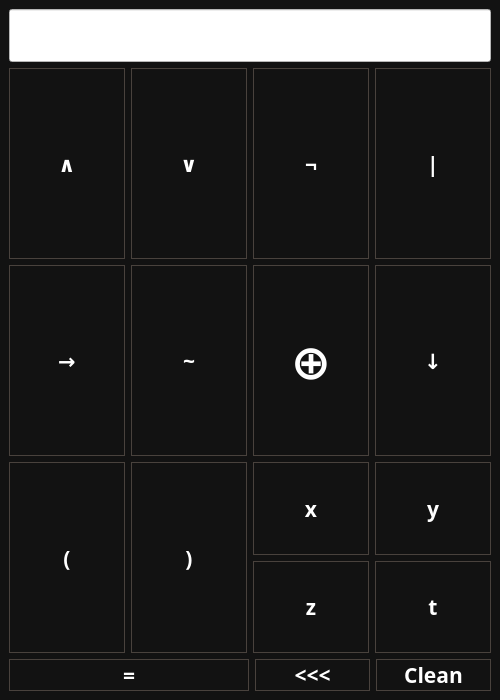
<?xml version="1.0" encoding="UTF-8"?>
<ui version="4.0">
 <class>MainWindow</class>
 <widget class="QMainWindow" name="MainWindow">
  <property name="geometry">
   <rect>
    <x>0</x>
    <y>0</y>
    <width>500</width>
    <height>700</height>
   </rect>
  </property>
  <property name="minimumSize">
   <size>
    <width>500</width>
    <height>700</height>
   </size>
  </property>
  <property name="maximumSize">
   <size>
    <width>500</width>
    <height>700</height>
   </size>
  </property>
  <property name="windowTitle">
   <string>Logical Calculator</string>
  </property>
  <property name="windowIcon">
   <iconset resource="files.qrc">
    <normaloff>:/icons/calculate_black_24dp.svg</normaloff>:/icons/calculate_black_24dp.svg</iconset>
  </property>
  <property name="iconSize">
   <size>
    <width>36</width>
    <height>36</height>
   </size>
  </property>
  <widget class="QWidget" name="centralwidget">
   <property name="styleSheet">
    <string notr="true">QWidget {
	color: white;
	background-color: #121212;
	font-family: Rubik;
	font-size: 16pt;
	font-weight: 600;
}

QPushButton {
	background-color: transparent;
	border: 1px solid #49423d;
}

QPushButton:hover {
	background-color: #666;
}

QPushButton:!hover {
	background-color: transparent;
}

QPushButton:pressed {
	background-color: #24b3a7;
}
</string>
   </property>
   <layout class="QVBoxLayout" name="verticalLayout">
    <item>
     <widget class="QLineEdit" name="Expression">
      <property name="sizePolicy">
       <sizepolicy hsizetype="Expanding" vsizetype="Maximum">
        <horstretch>0</horstretch>
        <verstretch>0</verstretch>
       </sizepolicy>
      </property>
      <property name="font">
       <font>
        <family>Rubik</family>
        <pointsize>24</pointsize>
        <weight>75</weight>
        <bold>true</bold>
       </font>
      </property>
      <property name="styleSheet">
       <string notr="true">QLineEdit {
	background-color: #FFF;
	color: black;
	font-size: 24pt;
}</string>
      </property>
      <property name="maxLength">
       <number>128</number>
      </property>
      <property name="alignment">
       <set>Qt::AlignLeading|Qt::AlignLeft|Qt::AlignVCenter</set>
      </property>
     </widget>
    </item>
    <item>
     <layout class="QGridLayout" name="gridLayout">
      <item row="2" column="1">
       <widget class="QPushButton" name="CloseBracket">
        <property name="sizePolicy">
         <sizepolicy hsizetype="Minimum" vsizetype="Expanding">
          <horstretch>0</horstretch>
          <verstretch>0</verstretch>
         </sizepolicy>
        </property>
        <property name="cursor">
         <cursorShape>PointingHandCursor</cursorShape>
        </property>
        <property name="styleSheet">
         <string notr="true"/>
        </property>
        <property name="text">
         <string>)</string>
        </property>
       </widget>
      </item>
      <item row="1" column="1">
       <widget class="QPushButton" name="Equivalence">
        <property name="sizePolicy">
         <sizepolicy hsizetype="Minimum" vsizetype="Expanding">
          <horstretch>0</horstretch>
          <verstretch>0</verstretch>
         </sizepolicy>
        </property>
        <property name="cursor">
         <cursorShape>PointingHandCursor</cursorShape>
        </property>
        <property name="styleSheet">
         <string notr="true"/>
        </property>
        <property name="text">
         <string>~</string>
        </property>
       </widget>
      </item>
      <item row="0" column="2">
       <widget class="QPushButton" name="Negation">
        <property name="sizePolicy">
         <sizepolicy hsizetype="Minimum" vsizetype="Expanding">
          <horstretch>0</horstretch>
          <verstretch>0</verstretch>
         </sizepolicy>
        </property>
        <property name="cursor">
         <cursorShape>PointingHandCursor</cursorShape>
        </property>
        <property name="styleSheet">
         <string notr="true"/>
        </property>
        <property name="text">
         <string>¬</string>
        </property>
       </widget>
      </item>
      <item row="2" column="3">
       <layout class="QVBoxLayout" name="verticalLayout_3">
        <item>
         <widget class="QPushButton" name="Make_y">
          <property name="sizePolicy">
           <sizepolicy hsizetype="Minimum" vsizetype="Expanding">
            <horstretch>0</horstretch>
            <verstretch>0</verstretch>
           </sizepolicy>
          </property>
          <property name="text">
           <string>y</string>
          </property>
         </widget>
        </item>
        <item>
         <widget class="QPushButton" name="Make_t">
          <property name="sizePolicy">
           <sizepolicy hsizetype="Minimum" vsizetype="Expanding">
            <horstretch>0</horstretch>
            <verstretch>0</verstretch>
           </sizepolicy>
          </property>
          <property name="text">
           <string>t</string>
          </property>
         </widget>
        </item>
       </layout>
      </item>
      <item row="1" column="3">
       <widget class="QPushButton" name="Pier">
        <property name="sizePolicy">
         <sizepolicy hsizetype="Minimum" vsizetype="Expanding">
          <horstretch>0</horstretch>
          <verstretch>0</verstretch>
         </sizepolicy>
        </property>
        <property name="text">
         <string>↓</string>
        </property>
       </widget>
      </item>
      <item row="1" column="2">
       <widget class="QPushButton" name="Mod_2">
        <property name="sizePolicy">
         <sizepolicy hsizetype="Minimum" vsizetype="Expanding">
          <horstretch>0</horstretch>
          <verstretch>0</verstretch>
         </sizepolicy>
        </property>
        <property name="cursor">
         <cursorShape>PointingHandCursor</cursorShape>
        </property>
        <property name="styleSheet">
         <string notr="true">QPushButton {
	font-size: 48px;
}
</string>
        </property>
        <property name="text">
         <string>⊕</string>
        </property>
       </widget>
      </item>
      <item row="0" column="1">
       <widget class="QPushButton" name="Disjunction">
        <property name="sizePolicy">
         <sizepolicy hsizetype="Minimum" vsizetype="Expanding">
          <horstretch>0</horstretch>
          <verstretch>0</verstretch>
         </sizepolicy>
        </property>
        <property name="cursor">
         <cursorShape>PointingHandCursor</cursorShape>
        </property>
        <property name="styleSheet">
         <string notr="true"/>
        </property>
        <property name="text">
         <string>∨</string>
        </property>
       </widget>
      </item>
      <item row="2" column="2">
       <layout class="QVBoxLayout" name="verticalLayout_2">
        <item>
         <widget class="QPushButton" name="Make_x">
          <property name="sizePolicy">
           <sizepolicy hsizetype="Minimum" vsizetype="Expanding">
            <horstretch>0</horstretch>
            <verstretch>0</verstretch>
           </sizepolicy>
          </property>
          <property name="text">
           <string>x</string>
          </property>
         </widget>
        </item>
        <item>
         <widget class="QPushButton" name="Make_z">
          <property name="sizePolicy">
           <sizepolicy hsizetype="Minimum" vsizetype="Expanding">
            <horstretch>0</horstretch>
            <verstretch>0</verstretch>
           </sizepolicy>
          </property>
          <property name="text">
           <string>z</string>
          </property>
         </widget>
        </item>
       </layout>
      </item>
      <item row="0" column="3">
       <widget class="QPushButton" name="Schaeffer">
        <property name="sizePolicy">
         <sizepolicy hsizetype="Minimum" vsizetype="Expanding">
          <horstretch>0</horstretch>
          <verstretch>0</verstretch>
         </sizepolicy>
        </property>
        <property name="text">
         <string>|</string>
        </property>
       </widget>
      </item>
      <item row="2" column="0">
       <widget class="QPushButton" name="OpenBracket">
        <property name="sizePolicy">
         <sizepolicy hsizetype="Minimum" vsizetype="Expanding">
          <horstretch>0</horstretch>
          <verstretch>0</verstretch>
         </sizepolicy>
        </property>
        <property name="cursor">
         <cursorShape>PointingHandCursor</cursorShape>
        </property>
        <property name="styleSheet">
         <string notr="true"/>
        </property>
        <property name="text">
         <string>(</string>
        </property>
       </widget>
      </item>
      <item row="1" column="0">
       <widget class="QPushButton" name="Implication">
        <property name="sizePolicy">
         <sizepolicy hsizetype="Minimum" vsizetype="Expanding">
          <horstretch>0</horstretch>
          <verstretch>0</verstretch>
         </sizepolicy>
        </property>
        <property name="cursor">
         <cursorShape>PointingHandCursor</cursorShape>
        </property>
        <property name="styleSheet">
         <string notr="true"/>
        </property>
        <property name="text">
         <string>→</string>
        </property>
       </widget>
      </item>
      <item row="0" column="0">
       <widget class="QPushButton" name="Conjunction">
        <property name="sizePolicy">
         <sizepolicy hsizetype="Minimum" vsizetype="Expanding">
          <horstretch>0</horstretch>
          <verstretch>0</verstretch>
         </sizepolicy>
        </property>
        <property name="cursor">
         <cursorShape>PointingHandCursor</cursorShape>
        </property>
        <property name="styleSheet">
         <string notr="true"/>
        </property>
        <property name="text">
         <string>∧</string>
        </property>
       </widget>
      </item>
     </layout>
    </item>
    <item>
     <layout class="QHBoxLayout" name="horizontalLayout">
      <item>
       <widget class="QPushButton" name="Calculate">
        <property name="text">
         <string>=</string>
        </property>
       </widget>
      </item>
      <item>
       <layout class="QHBoxLayout" name="horizontalLayout_2">
        <item>
         <widget class="QPushButton" name="BackSpace">
          <property name="maximumSize">
           <size>
            <width>115</width>
            <height>16777215</height>
           </size>
          </property>
          <property name="text">
           <string>&lt;&lt;&lt;</string>
          </property>
         </widget>
        </item>
        <item>
         <widget class="QPushButton" name="Clean_line">
          <property name="maximumSize">
           <size>
            <width>115</width>
            <height>16777215</height>
           </size>
          </property>
          <property name="text">
           <string>Clean</string>
          </property>
         </widget>
        </item>
       </layout>
      </item>
     </layout>
    </item>
   </layout>
  </widget>
 </widget>
 <resources>
  <include location="files.qrc"/>
 </resources>
 <connections/>
</ui>
